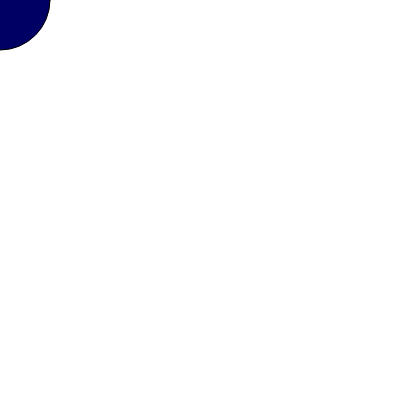
Frame 1 (no input)
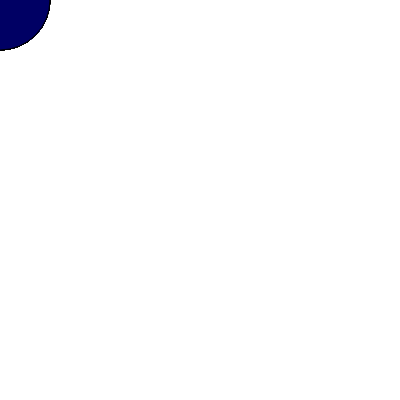
Frame 60 (no input)
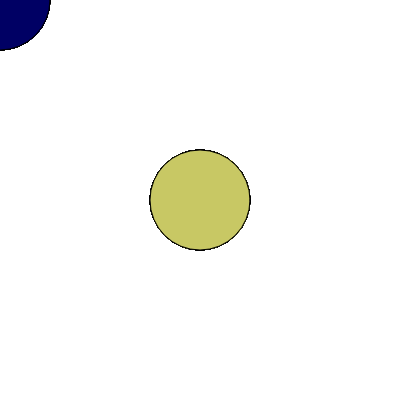
Frame 120 (the mouse pressed at the canvas centre since frame 60)

The p5.js sketch that drew these frames (run headless with seeded random() and noise() and a simulated clock; from frame 60 on, the mouse is pressed at the canvas centre):

// p5.js sketch
// ── sketch.js
function setup() {
  createCanvas(400, 400);
}

function draw() {
  fill(mouseX, mouseY, 100)
  ellipse(mouseX, mouseY, 100, 100);
}
